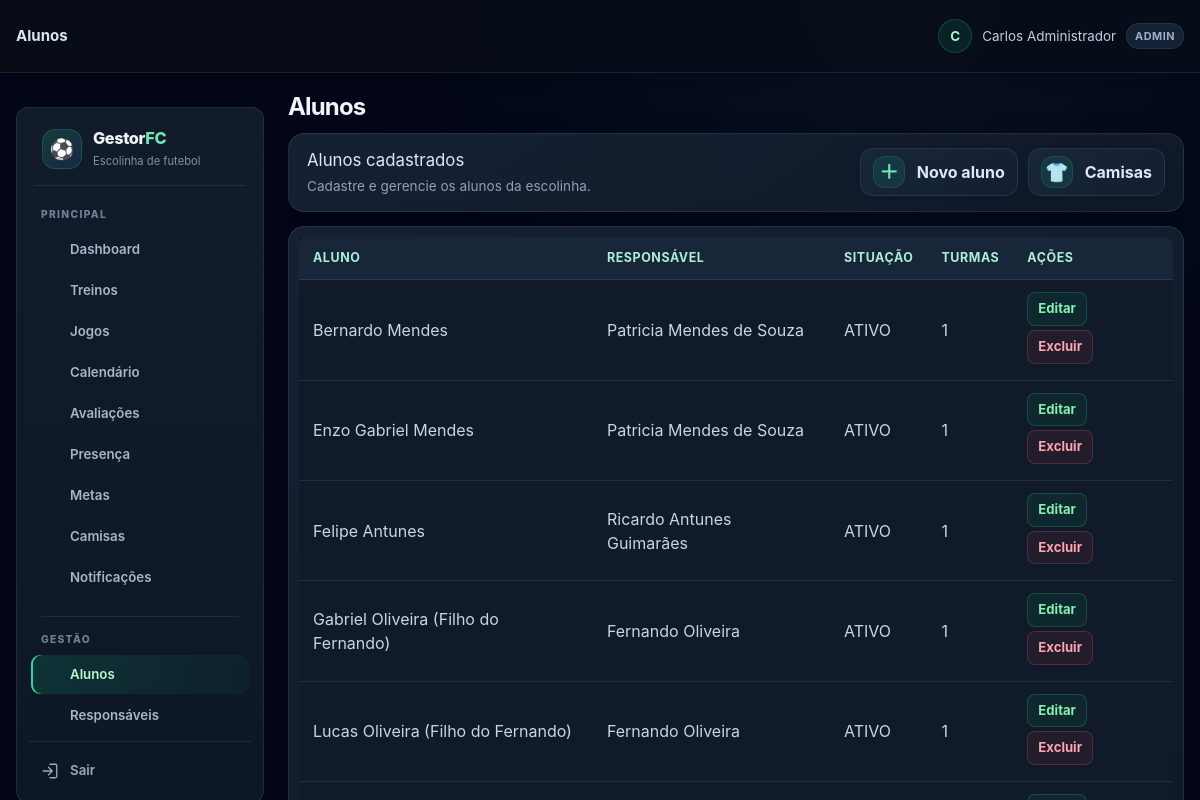
/alunos.php (signed in), run on the app's committed database.
### tables this page shows
CREATE TABLE TB_ALUNO (
    COD_ALUNO INT AUTO_INCREMENT PRIMARY KEY,
    COD_ESCOLINHA INT NOT NULL,
    COD_RESPONSAVEL INT NOT NULL,
    COD_USUARIO INT NULL UNIQUE,
    NOME VARCHAR(100) NOT NULL,
    DATA_NASCIMENTO DATE NOT NULL,
    POSICAO VARCHAR(30) DEFAULT 'Meio-Campo',
    NUMERO_CAMISA INT NULL,
    STATUS ENUM('ATIVO', 'INATIVO', 'PENDENTE') DEFAULT 'ATIVO',
    DATA_MATRICULA DATE DEFAULT (CURRENT_DATE),
    OBSERVACOES_MEDICAS TEXT NULL,
    CRIADO_EM TIMESTAMP DEFAULT CURRENT_TIMESTAMP,
    FOREIGN KEY (COD_ESCOLINHA) REFERENCES TB_ESCOLINHA(COD_ESCOLINHA) ON DELETE CASCADE,
    FOREIGN KEY (COD_RESPONSAVEL) REFERENCES TB_RESPONSAVEL(COD_RESPONSAVEL) ON DELETE RESTRICT,
    FOREIGN KEY (COD_USUARIO) REFERENCES TB_USUARIO(COD_USUARIO) ON DELETE SET NULL
);

CREATE TABLE TB_RESPONSAVEL (
    COD_RESPONSAVEL INT AUTO_INCREMENT PRIMARY KEY,
    COD_ESCOLINHA INT NOT NULL,
    COD_USUARIO INT NULL,
    NOME VARCHAR(100) NOT NULL,
    CPF VARCHAR(14) NOT NULL,
    TELEFONE VARCHAR(20),
    EMAIL VARCHAR(100),
    ENDERECO VARCHAR(255),
    CRIADO_EM TIMESTAMP DEFAULT CURRENT_TIMESTAMP,
    FOREIGN KEY (COD_ESCOLINHA) REFERENCES TB_ESCOLINHA(COD_ESCOLINHA) ON DELETE CASCADE,
    FOREIGN KEY (COD_USUARIO) REFERENCES TB_USUARIO(COD_USUARIO) ON DELETE SET NULL,
    UNIQUE (COD_ESCOLINHA, CPF)
);

### includes/helpers.php (called while the page is built, shortened)
<?php
function e($value) {
    return htmlspecialchars((string) $value, ENT_QUOTES, 'UTF-8');
}

### alunos.php (the view, shortened to what this page needs)
<?php
require_once __DIR__ . '/includes/layout.php';
$db = getDB();
$escolinha = currentEscolinhaId();
$edit = null;
$responsaveis = $db->prepare('SELECT COD_RESPONSAVEL, NOME FROM TB_RESPONSAVEL WHERE COD_ESCOLINHA = ? ORDER BY NOME');
$responsaveis->execute([$escolinha]);
$responsaveis = $responsaveis->fetchAll();
$lista = $db->prepare('SELECT a.*, r.NOME AS RESPONSAVEL, COUNT(m.COD_MATRICULA) AS TURMAS_ATIVAS FROM TB_ALUNO a JOIN TB_RESPONSAVEL r ON r.COD_RESPONSAVEL = a.COD_RESPONSAVEL LEFT JOIN TB_MATRICULA m ON m.COD_ALUNO = a.COD_ALUNO AND m.STATUS = "ATIVA" WHERE a.COD_ESCOLINHA = ? GROUP BY a.COD_ALUNO ORDER BY a.NOME');
$lista->execute([$escolinha]);
$lista = $lista->fetchAll();
$value = function ($field, $default = '') use ($edit) { return e($edit[$field] ?? $default); };
?>
<?php if (isset($_GET['mini'])): ?>
<section>
    <h2><?= $edit ? 'Editar aluno' : 'Novo aluno' ?></h2>
    <?php if (!$responsaveis): ?><p>Cadastre um responsável antes de cadastrar um aluno.</p><?php else: ?>
    <form method="post">
        <input type="hidden" name="csrf_token" value="<?= e(csrfToken()) ?>">
        <input type="hidden" name="action" value="<?= $edit ? 'update' : 'create' ?>">
        <?php if ($edit): ?><input type="hidden" name="id" value="<?= (int) $edit['COD_ALUNO'] ?>"><?php endif; ?>
        <label>Nome completo<input required name="nome" value="<?= $value('NOME') ?>"></label>
        <label>Data de nascimento<input required type="date" name="data_nascimento" value="<?= $value('DATA_NASCIMENTO') ?>"></label>
        <label>Responsável<select required name="cod_responsavel"><option value="">Selecione</option><?php foreach ($responsaveis as $r): ?><option value="<?= (int) $r['COD_RESPONSAVEL'] ?>" <?= ($edit['COD_RESPONSAVEL'] ?? '') == $r['COD_RESPONSAVEL'] ? 'selected' : '' ?>><?= e($r['NOME']) ?></option><?php endforeach; ?></select></label>
        <label>Posição<input name="posicao" value="<?= $value('POSICAO', 'Meio-Campo') ?>"></label>
        <label>Situação<select name="status"><?php foreach (['ATIVO', 'INATIVO', 'PENDENTE'] as $status): ?><option <?= ($edit['STATUS'] ?? 'ATIVO') === $status ? 'selected' : '' ?>><?= $status ?></option><?php endforeach; ?></select></label>
        <fieldset class="acesso-aluno"><legend>Acesso do aluno</legend><p>Opcional. O aluno poderá entrar com este e-mail e acompanhar seu perfil e criar metas.</p><label>E-mail de acesso<input type="email" name="email_acesso" value="<?= e($edit['EMAIL_ACESSO'] ?? '') ?>" autocomplete="off"></label><label><?= !empty($edit['EMAIL_ACESSO']) ? 'Nova senha (deixe vazia para manter)' : 'Senha inicial' ?><input type="password" name="senha_acesso" minlength="6" autocomplete="new-password" <?= empty($edit['EMAIL_ACESSO']) ? '' : '' ?>></label></fieldset>
        <label>Observações médicas<textarea name="observacoes_medicas"><?= $value('OBSERVACOES_MEDICAS') ?></textarea></label>
        <div><?php actionButton($edit ? 'Salvar alterações' : 'Cadastrar aluno'); ?><?php if ($edit): ?><a href="alunos.php">Cancelar</a><?php endif; ?></div>
    </form>
    <?php endif; ?>
</section>
<?php else: ?>
<div class="alunos-acoes">
    <div><h2>Alunos cadastrados</h2><p>Cadastre e gerencie os alunos da escolinha.</p></div>
    <div class="alunos-botoes">
        <button type="button" class="acao-rapida" data-url="alunos.php?mini=1" data-titulo="Novo aluno"><span>＋</span>Novo aluno</button>
        <button type="button" class="acao-rapida" data-url="camisas.php?mini=1" data-titulo="Camisas dos alunos"><span>👕</span>Camisas</button>
    </div>
</div>
<section class="lista-alunos"><div class="tabela-alunos"><table><thead><tr><th>Aluno</th><th>Responsável</th><th>Situação</th><th>Turmas</th><th>Ações</th></tr></thead><tbody><?php foreach ($lista as $aluno): ?><tr><td><?= e($aluno['NOME']) ?></td><td><?= e($aluno['RESPONSAVEL']) ?></td><td><?= e($aluno['STATUS']) ?></td><td><?= (int) $aluno['TURMAS_ATIVAS'] ?></td><td><button type="button" class="acao-tabela" data-url="alunos.php?mini=1&amp;editar=<?= (int) $aluno['COD_ALUNO'] ?>" data-titulo="Editar aluno">Editar</button><form method="post" onsubmit="return confirm('Excluir este aluno? As matrículas e presenças relacionadas serão removidas.');"><input type="hidden" name="csrf_token" value="<?= e(csrfToken()) ?>"><input type="hidden" name="action" value="delete"><input type="hidden" name="id" value="<?= (int) $aluno['COD_ALUNO'] ?>"><button>Excluir</button></form></td></tr><?php endforeach; ?><?php if (!$lista): ?><tr><td colspan="5">Nenhum aluno cadastrado.</td></tr><?php endif; ?></tbody></table></div></section>
<?php endif; ?>

### data on the page
tb_aluno: NOME "Bernardo Mendes", COD_RESPONSAVEL.NOME "Patricia Mendes de Souza", STATUS "ATIVO", TURMAS_ATIVAS "1"
tb_aluno: NOME "Enzo Gabriel Mendes", COD_RESPONSAVEL.NOME "Patricia Mendes de Souza", STATUS "ATIVO", TURMAS_ATIVAS "1"
tb_aluno: NOME "Felipe Antunes", COD_RESPONSAVEL.NOME "Ricardo Antunes Guimarães", STATUS "ATIVO", TURMAS_ATIVAS "1"
tb_aluno: NOME "Gabriel Oliveira (Filho do Fernando)", COD_RESPONSAVEL.NOME "Fernando Oliveira", STATUS "ATIVO", TURMAS_ATIVAS "1"
tb_aluno: NOME "Lucas Oliveira (Filho do Fernando)", COD_RESPONSAVEL.NOME "Fernando Oliveira", STATUS "ATIVO", TURMAS_ATIVAS "1"

### other printed values
$title "Alunos"
$_SESSION['username'] "Carlos Administrador"
$_SESSION['user_role'] "ADMIN"
$label "Dashboard Treinos Jogos Calendário Avaliações Presença Metas Camisas Notificações Alunos Responsáveis"
